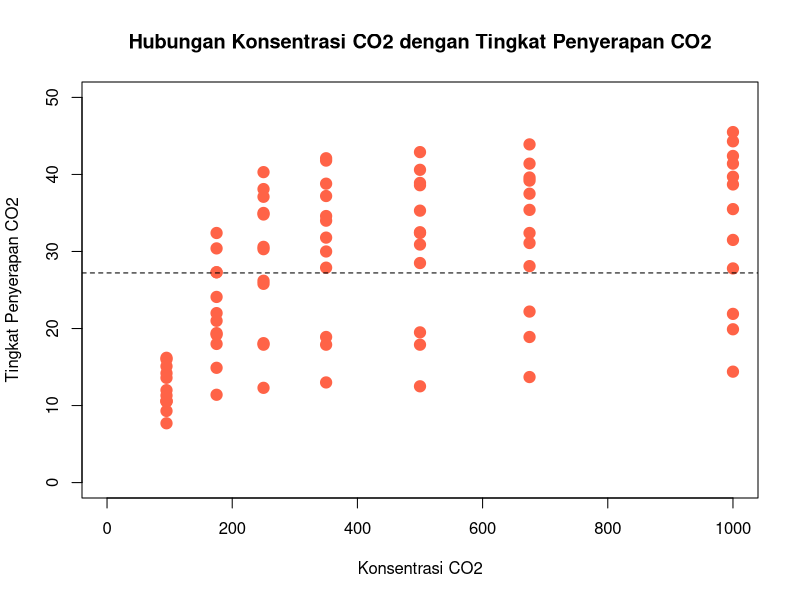
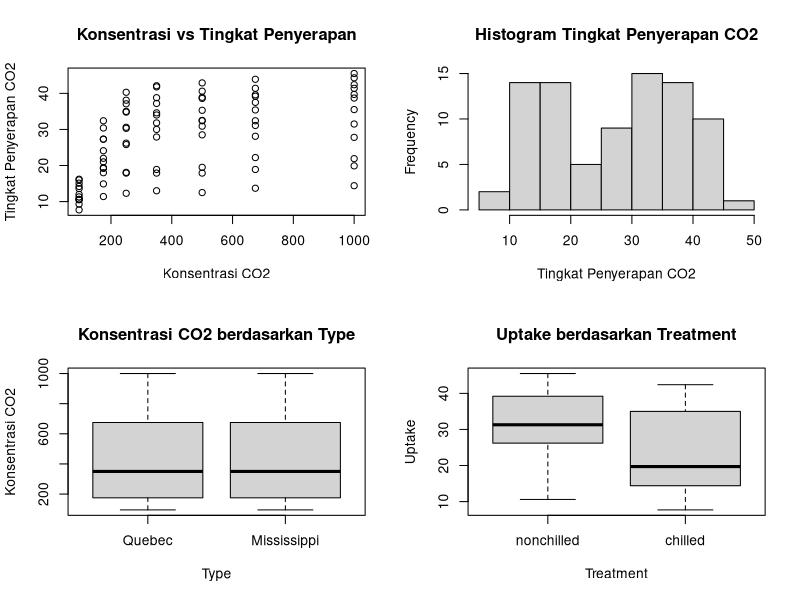
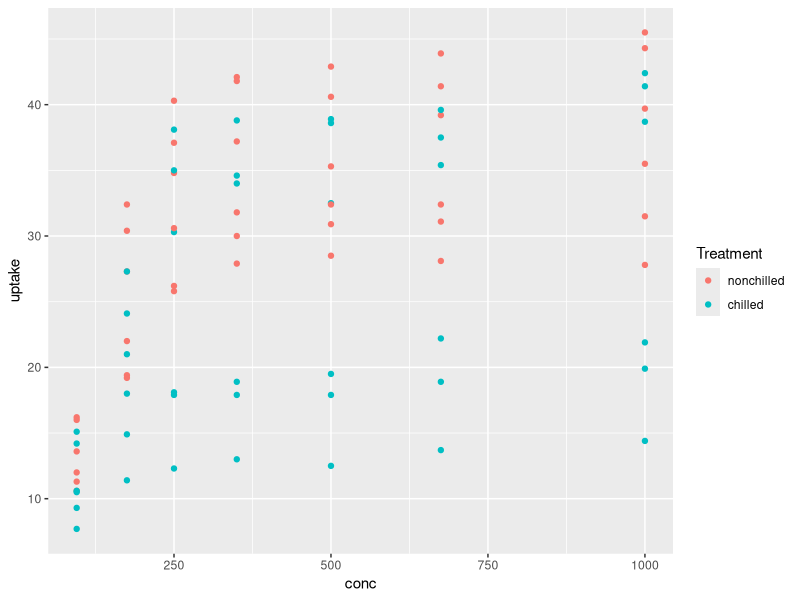
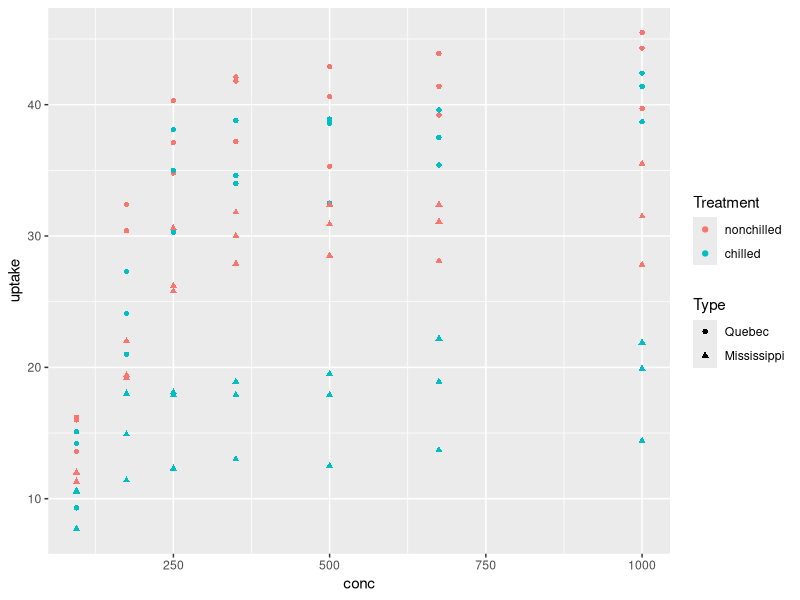
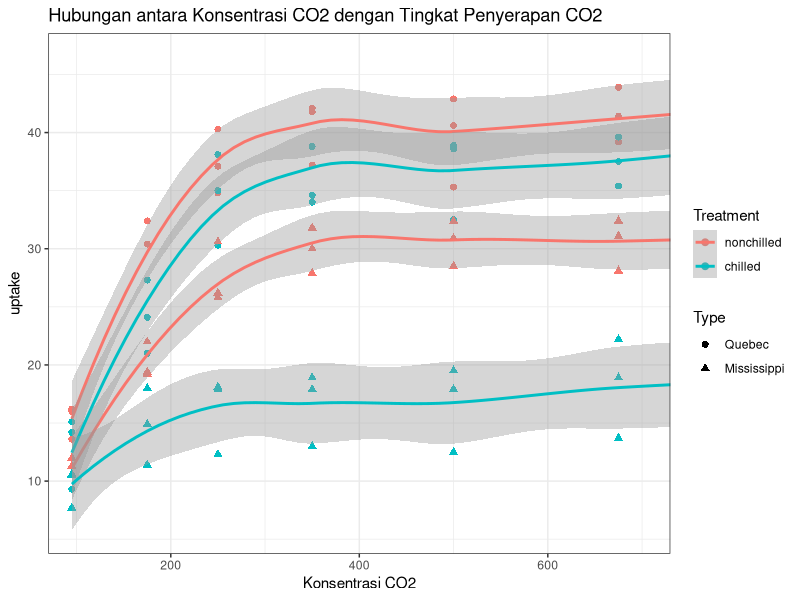
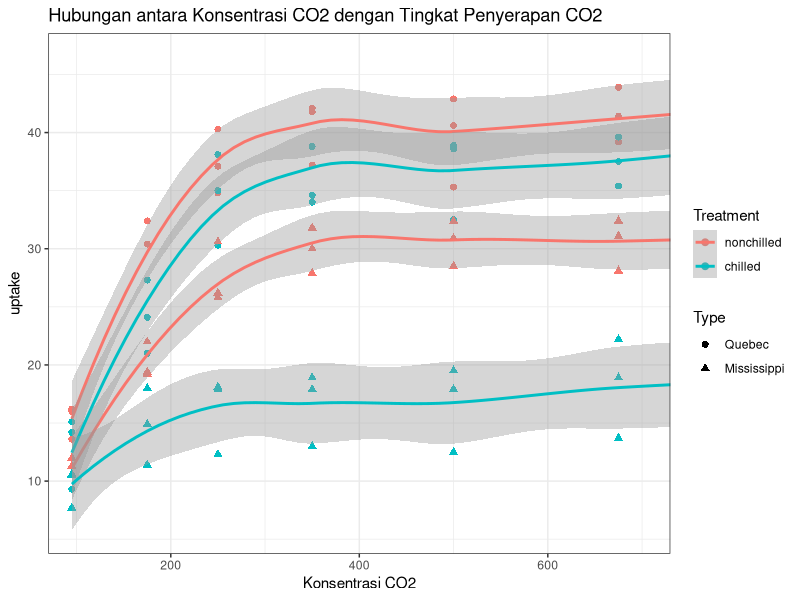

These figures' R source, in order:
## ---- chunk 1
nilai_raw <- data.frame(
    Nama = c('Andi','Budi','Citra', 'Dewi', 'Andi'),
    Nilai = c(80,90,NA,75,80),
    Statistika = c(85,88,78,"-",85),
    Umur= c(21,22,20,21,21))

nilai_raw
## ---- chunk 2
# Identifikasi nilai hilang
sum_isna <- function(df) {
  sum(is.na(df))}
sum_isna(nilai_raw)
## ---- chunk 3
#Transformasi tanda hubung menjadi NA
nilai_raw[,'Statistika'] = as.numeric(gsub("-", "NA", nilai_raw$Statistika))
## ---- chunk 4
# Identifikasi kembali nilai hilang
sum_isna <- function(df) {
  sum(is.na(df))}
sum_isna(nilai_raw)
## ---- chunk 5
# Imputasi data NA dengan nilai mean pada kolom Statistika
nilai_raw$Statistika <- ifelse(is.na(nilai_raw$Statistika), mean(nilai_raw$Statistika, na.rm = TRUE), nilai_raw$Statistika)
nilai_raw
## ---- chunk 6
nilai_raw$Status_Umur <- ifelse(
  nilai_raw$Umur < 21,
  "Muda",
  "Dewasa"
)
nilai_raw
## ---- chunk 7
nilai_raw <- unique(nilai_raw)
nilai_raw
## ---- chunk 8
write.csv(nilai_raw, 'nilai_bersih.csv', row.names = FALSE)
## ---- chunk 9
profil <- data.frame(
    gender = c(rep("f", 3), rep("m",2), "f",rep("m",2), "f","m"),
    v1= c(8,15,8,14,8,10,9,9,10,12),
    v2= c(9,8,13,9,2,6,9,10,13,10),
    v3= c(5,9,12,8,9,10,7,8,6,9),
    v4= c(9,5,6,NA,16,9,13,10,7,8),
    v5= c(9,10,7,11,8,10,9,5,10,17),
    v6= c(9,8,9,10,10,10,12,10,12,7),
    v7= c(5,10,14,6,8,9,10,6,13,9),
    v8= c(9,12,12,11,9,7,9,12,9,10),
    v9= c(11,9,12,11,8,7,11,6,6,7),
    v10= c(8,15,9,8,9,11,7,8,9,7)
)
profil
## ---- chunk 10
kondisi_profil <- (profil$gender == 'm' & profil$v1 > 9) | (profil$gender == 'f' & profil$v3 <= 10)
profil_subset <- profil[kondisi_profil, ]
profil_subset
## ---- chunk 11
# Urutkan gender (descending) lalu v5 (ascending) 
profil_filter <- profil_subset[order(-as.integer(factor(profil_subset$gender)), profil_subset$v5), ]
profil_filter
## ---- chunk 12
write.csv(profil_filter, 'profil_filter.csv', row.names = FALSE)
## ---- chunk 13
df_sales <- data.frame(
  id_toko = c("T1", "T2", "T3"),
  Minggu1 = c(120, 150, 95),
  Minggu2 = c(135, 140, 110)
)

df_info <- data.frame(
  id = c("T1", "T2", "T4"),
  Kota = c("Jakarta", "Bandung", "Surabaya")
)

gabung <- merge(df_sales, df_info, by.x="id_toko", by.y = "id", all=TRUE)

gabung

## ---- chunk 14
gabung_long <- reshape(
  gabung, 
  varying = c("Minggu1", "Minggu2"),
  v.names = "Penjualan",
  timevar = "Waktu",
  times = c("Minggu1", "Minggu2"),
  idvar = "id_toko",
  direction = "long"
)
rownames(gabung_long) <- NULL
gabung_long
## ---- chunk 15
write.csv(gabung_long, 'penjualan_long.csv', row.names = FALSE)
## ---- chunk 16
library(ggplot2)
plot(x = CO2$conc, y = CO2$uptake,
     type = "p", pch = 19, cex = 1.5, col= "Tomato", main = "Hubungan Konsentrasi CO2 dengan Tingkat Penyerapan CO2", xlab = "Konsentrasi CO2", ylab = "Tingkat Penyerapan CO2", xlim = c(0,1000), ylim = c(0,50))
abline(h = mean(CO2$uptake), lty=2)
## ---- chunk 17
par(mfrow = c(2, 2))

plot(x = CO2$conc, y = CO2$uptake, main = "Konsentrasi vs Tingkat Penyerapan", xlab = "Konsentrasi CO2", ylab = "Tingkat Penyerapan CO2")
hist(CO2$uptake, main = "Histogram Tingkat Penyerapan CO2", xlab = "Tingkat Penyerapan CO2")
boxplot(CO2$conc ~ CO2$Type, main = "Konsentrasi CO2 berdasarkan Type", xlab = "Type", ylab = "Konsentrasi CO2")
boxplot(CO2$uptake ~ CO2$Treatment, main = "Uptake berdasarkan Treatment", xlab = "Treatment", ylab = "Uptake")
## ---- chunk 18
library(ggplot2)
qplot(
  x = conc,y = uptake,
  data = CO2, color = Treatment, geom= "point"
)
## ---- chunk 19
ggplot(CO2,
  aes(x = conc, y = uptake, color = Treatment, shape = Type)
) +
  geom_point()
## ---- chunk 20
ggplot(CO2,
  aes(x = conc, y = uptake, color = Treatment, shape = Type)
) +
  geom_point(size = 2)+
  scale_x_continuous(name = "Konsentrasi CO2")+
  stat_smooth()+
  coord_cartesian(xlim=c(100,700))+
  labs(title = "Hubungan antara Konsentrasi CO2 dengan Tingkat Penyerapan CO2")+
  theme_bw()
## ---- chunk 21
ggsave("co2_uptake_visualisasi.png")
